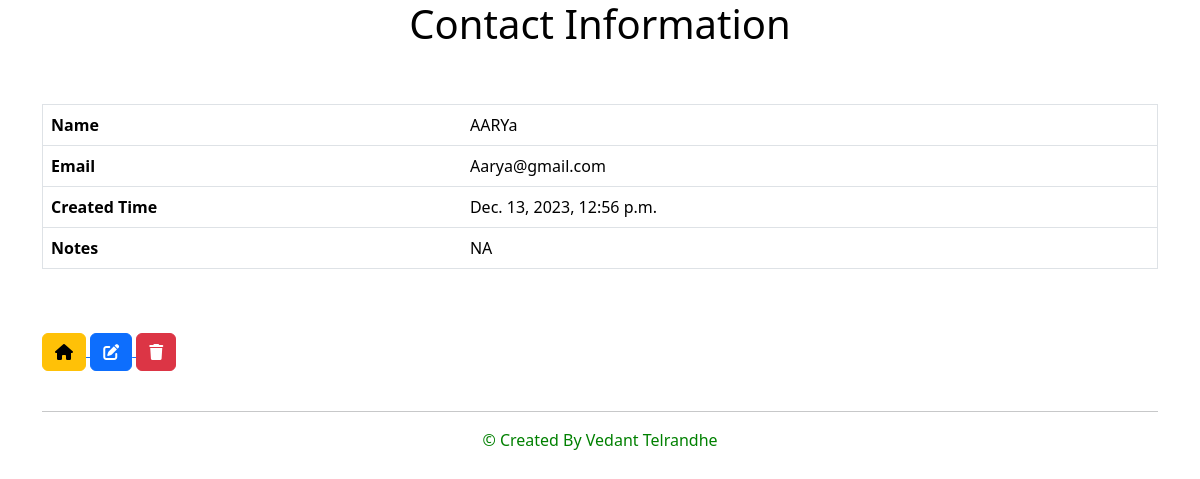
The app's page /viewDetails/5/ with its own data.
### ContactManagement/models.py (models this page shows, shortened)
class Contact(models.Model):
    id=models.IntegerField(primary_key=True)
    fullname = models.CharField(max_length=100, unique=True)
    emailId=models.EmailField(unique=True)
    notes = models.CharField(max_length=255, default='No notes')
    created_at = models.DateTimeField(auto_now_add=True)

### ContactManagement/views.py (the view)
# urls.py: path('viewDetails/<int:id>/', views.viewDetails, name="viewDetails")
def viewDetails(request, id):
    contact = get_object_or_404(Contact, pk=id)
    return render(request, 'viewDetails.html', {'contact': contact})

### ContactManagement/templates/viewDetails.html (shortened to what this page needs)
{% load static %}
<!DOCTYPE html>
<html lang="en">
<head>
    <link rel="stylesheet" href="https://cdnjs.cloudflare.com/ajax/libs/font-awesome/6.4.0/css/all.min.css">
    {% load bootstrap5 %}
    {% bootstrap_css %}
</head>
<body>
    <div class="container">
        <h1 style="color:Black;">Contact Information</h1>
        <br><br>
        <table id="customers" class="table" border="1">
            <thead class="thead-dark">
                <tr>
                    <th>Name</th>
                    <td> {{ contact.fullname }} </td>
                </tr>
                <tr>
                    <th>Email</th>
                    <td>{{ contact.emailId }}</td>
                </tr>
                <tr>
                    <th>Created Time</th>
                    <td>{{ contact.created_at }}</td>
                </tr>
                <tr>
                    <th>Notes</th>
                    <td>{{ contact.notes }}</td>
                </tr>
            </thead>
        </table>
        <br><br>
        <a href="{% url 'index' %}">
            <button id="new3" class="btn btn-warning">
                <i class="fas fa-home"></i>
            </button>
        </a>
        <a href="{% url 'updateContact' contact.id %}">
            <button class="btn btn-primary icon-btn">
                <i class="fas fa-edit"></i>
            </button>
        </a>
        <a href="{% url 'deleteContact' contact.id %}">
            <button class="btn btn-danger icon-btn">
                <i class="fas fa-trash"></i>
            </button>
        </a>
        <footer class="pt-4">
            <hr />
            <p class="text-center" style="color:Green;" >&copy;&nbsp;Created By Vedant Telrandhe</p>
        </footer>
    </div>
</body>
</html>

### ContactManagement/templates/viewDetails.html (style rules this page uses)
h1 { text-align: center; }

### records on screen
Contact: fullname "AARYa", emailId "Aarya@gmail.com", created_at "Dec. 13, 2023, 12:56 p.m.", notes "NA"
